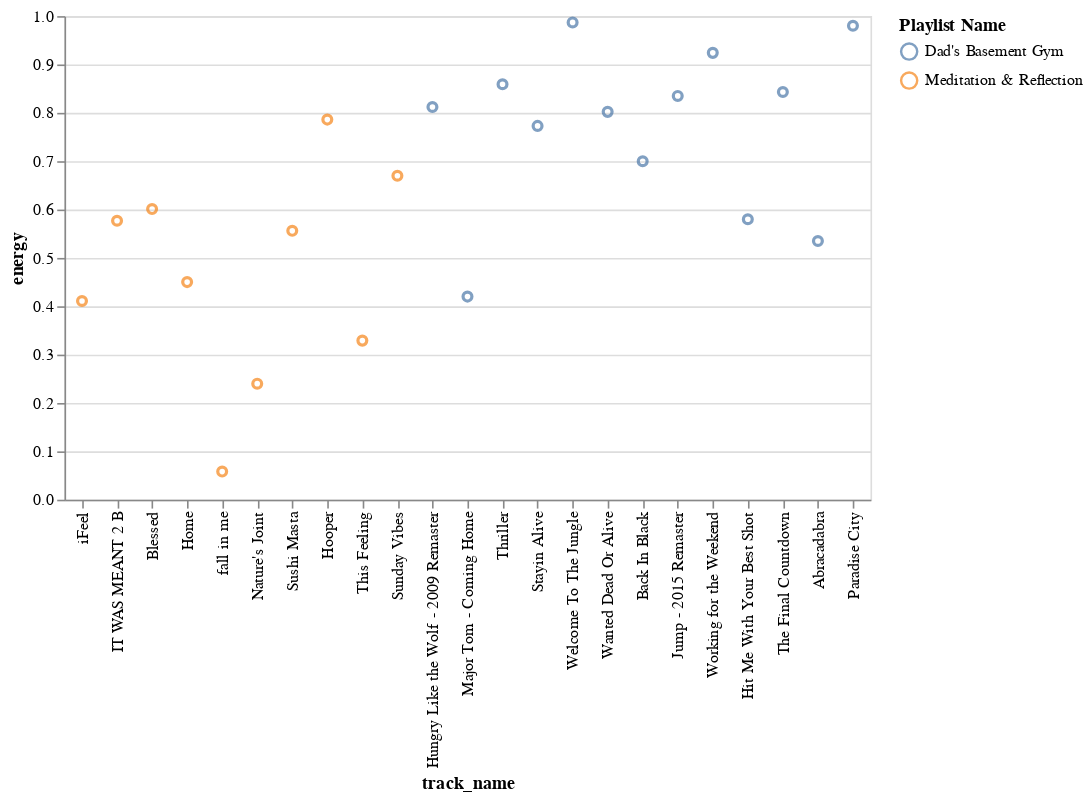

The cell this chart's notebook holds for it:
### Markdown cell above
# **Comparing Disparate Playlists** 

(These parts were primarily documented by Jacob) With this, we wanted to see how a particular audio feature may be correlated with the overall mood of a playlist. In particular, we looked at the playlists "Dad's Basement Gym" and "Meditation and Reflection." The names alone make it clear that the two are going for quite different moods. Since "Dad's Basement Gym" is meant to be pump up music for working out and "Meditation and Reflection" is meant to be relaxing, we thought that energy would be a good variable to look at. The resulting graph shows clearly that "Dad's Basement Gym" in general is more energetic than "Meditation and Reflection".

The coding was not all that interesting, as it was identical to one of the examples in the Spotify API notebook.

### Code cell
alt.Chart(med_plus_gym).mark_point().encode(
    x=alt.X("track_name", sort=None),
    y='energy',
    color="Playlist Name",
    tooltip=["artist", "track_name"]
).properties(
    width=500
)

### Figure 1 — Vega-Lite specification as saved in the notebook (floating-point values rounded to 4 significant figures)
{"config": {"view": {"continuousWidth": 400, "continuousHeight": 300}}, "data": {"name": "data-8cc23f68f72878769d52bd9a20ca84ec"}, "mark": "point", "encoding": {"color": {"type": "nominal", "field": "Playlist Name"}, "tooltip": [{"type": "nominal", "field": "artist"}, {"type": "nominal", "field": "track_name"}], "x": {"type": "nominal", "field": "track_name", "sort": null}, "y": {"type": "quantitative", "field": "energy"}}, "width": 500, "$schema": "https://vega.github.io/schema/vega-lite/v4.8.1.json", "datasets": {"data-8cc23f68f72878769d52bd9a20ca84ec": [{"artist": "((( O )))", "album": "((( 2 )))", "track_name": "iFeel", "track_id": "7ilx6MENwjH6tUEt9kOH4S", "danceability": 0.608, "energy": 0.411, "key": 3, "loudness": -10.07, "mode": 1, "speechiness": 0.0344, "instrumentalness": 0.912, "liveness": 0.154, "valence": 0.104, "tempo": 150.0, "duration_ms": 269638, "time_signature": 4, "Playlist Name": "Meditation & Reflection"}, {"artist": "KAYTRANADA", "album": "NOTHIN LIKE U / CHANCES", "track_name": "IT WAS MEANT 2 B", "track_id": "1nDhL6yVejczIo4SwzUyvO", "danceability": 0.827, "energy": 0.577, "key": 1, "loudness": -8.119, "mode": 0, "speechiness": 0.202, "instrumentalness": 0.259, "liveness": 0.154, "valence": 0.489, "tempo": 94.91, "duration_ms": 240147, "time_signature": 4, "Playlist Name": "Meditation & Reflection"}, {"artist": "FKJ", "album": "French Kiwi Juice", "track_name": "Blessed", "track_id": "6VE2189Tetcqmaxrrf4if3", "danceability": 0.5, "energy": 0.601, "key": 6, "loudness": -8.87, "mode": 1, "speechiness": 0.0435, "instrumentalness": 0.48, "liveness": 0.0901, "valence": 0.384, "tempo": 97.97, "duration_ms": 265392, "time_signature": 4, "Playlist Name": "Meditation & Reflection"}, {"artist": "Medasin", "album": "Irene", "track_name": "Home", "track_id": "42NB7w0tDCag0mQpCtZe7Y", "danceability": 0.66, "energy": 0.45, "key": 4, "loudness": -11.01, "mode": 1, "speechiness": 0.0451, "instrumentalness": 0.714, "liveness": 0.374, "valence": 0.242, "tempo": 145.0, "duration_ms": 194547, "time_signature": 4, "Playlist Name": "Meditation & Reflection"}, {"artist": "((( O )))", "album": "((( 3 )))", "track_name": "fall in me", "track_id": "6gidVEFLd5oX25RL6n579O", "danceability": 0.464, "energy": 0.0582, "key": 5, "loudness": -17.91, "mode": 0, "speechiness": 0.0293, "instrumentalness": 0.0563, "liveness": 0.105, "valence": 0.174, "tempo": 87.03, "duration_ms": 133174, "time_signature": 4, "Playlist Name": "Meditation & Reflection"}, {"artist": "((( O )))", "album": "((( 1 )))", "track_name": "Nature's Joint", "track_id": "7hq5EkXfgUcIuxSpwx3hV1", "danceability": 0.377, "energy": 0.24, "key": 4, "loudness": -11.47, "mode": 1, "speechiness": 0.0389, "instrumentalness": 0.031, "liveness": 0.0975, "valence": 0.088, "tempo": 101.2, "duration_ms": 285545, "time_signature": 3, "Playlist Name": "Meditation & Reflection"}, {"artist": "Cookin Soul", "album": "Boa Bunda", "track_name": "Sushi Masta", "track_id": "7J6C7HMZS0qYN4XWie6lnA", "danceability": 0.603, "energy": 0.556, "key": 6, "loudness": -7.297, "mode": 0, "speechiness": 0.0373, "instrumentalness": 0.92, "liveness": 0.171, "valence": 0.617, "tempo": 80.06, "duration_ms": 156000, "time_signature": 4, "Playlist Name": "Meditation & Reflection"}, {"artist": "Kenny Beats", "album": "LOUIE", "track_name": "Hooper", "track_id": "2QK35TtLvYlOpV2zjw6vtt", "danceability": 0.635, "energy": 0.786, "key": 1, "loudness": -7.5, "mode": 0, "speechiness": 0.237, "instrumentalness": 0.00567, "liveness": 0.773, "valence": 0.356, "tempo": 135.1, "duration_ms": 87093, "time_signature": 4, "Playlist Name": "Meditation & Reflection"}, {"artist": "Alabama Shakes", "album": "Sound & Color", "track_name": "This Feeling", "track_id": "3IBhpCAFOJxynTfrw0t2LN", "danceability": 0.628, "energy": 0.329, "key": 7, "loudness": -11.42, "mode": 1, "speechiness": 0.036, "instrumentalness": 0.00335, "liveness": 0.11, "valence": 0.305, "tempo": 130.8, "duration_ms": 268853, "time_signature": 4, "Playlist Name": "Meditation & Reflection"}, {"artist": "Masego", "album": "The Pink Polo EP", "track_name": "Sunday Vibes", "track_id": "3l75jB2gKi4VpgklWIbTOz", "danceability": 0.691, "energy": 0.67, "key": 1, "loudness": -4.471, "mode": 1, "speechiness": 0.0644, "instrumentalness": 0.764, "liveness": 0.117, "valence": 0.22, "tempo": 170.1, "duration_ms": 226168, "time_signature": 4, "Playlist Name": "Meditation & Reflection"}, {"artist": "Duran Duran", "album": "Rio (Collector's Edition)", "track_name": "Hungry Like the Wolf - 2009 Remaster", "track_id": "39lSeqnyjZJejRuaREfyLL", "danceability": 0.691, "energy": 0.812, "key": 0, "loudness": -7.772, "mode": 1, "speechiness": 0.0558, "instrumentalness": 1.16e-06, "liveness": 0.299, "valence": 0.685, "tempo": 127.6, "duration_ms": 220627, "time_signature": 4, "Playlist Name": "Dad's Basement Gym"}, {"artist": "Peter Schilling", "album": "The Different Story (World Of Lust And Crime)", "track_name": "Major Tom - Coming Home", "track_id": "709ffFK4o4MtG1NKoLvOma", "danceability": 0.787, "energy": 0.42, "key": 4, "loudness": -14.32, "mode": 0, "speechiness": 0.0645, "instrumentalness": 0.164, "liveness": 0.169, "valence": 0.838, "tempo": 161.2, "duration_ms": 301373, "time_signature": 4, "Playlist Name": "Dad's Basement Gym"}, {"artist": "Michael Jackson", "album": "Thriller 25 Super Deluxe Edition", "track_name": "Thriller", "track_id": "3S2R0EVwBSAVMd5UMgKTL0", "danceability": 0.773, "energy": 0.859, "key": 11, "loudness": -4.913, "mode": 1, "speechiness": 0.0747, "instrumentalness": 0.000187, "liveness": 0.914, "valence": 0.813, "tempo": 118.5, "duration_ms": 357267, "time_signature": 4, "Playlist Name": "Dad's Basement Gym"}, {"artist": "Bee Gees", "album": "How Can You Mend A Broken Heart", "track_name": "Stayin Alive", "track_id": "5ubvP9oKmxLUVq506fgLhk", "danceability": 0.702, "energy": 0.773, "key": 10, "loudness": -9.256, "mode": 0, "speechiness": 0.0343, "instrumentalness": 0.00871, "liveness": 0.147, "valence": 0.953, "tempo": 103.6, "duration_ms": 285373, "time_signature": 4, "Playlist Name": "Dad's Basement Gym"}, {"artist": "Guns N' Roses", "album": "Appetite For Destruction", "track_name": "Welcome To The Jungle", "track_id": "0G21yYKMZoHa30cYVi1iA8", "danceability": 0.453, "energy": 0.987, "key": 8, "loudness": -4.485, "mode": 1, "speechiness": 0.0889, "instrumentalness": 0.283, "liveness": 0.268, "valence": 0.316, "tempo": 123.5, "duration_ms": 273480, "time_signature": 4, "Playlist Name": "Dad's Basement Gym"}, {"artist": "Bon Jovi", "album": "Slippery When Wet", "track_name": "Wanted Dead Or Alive", "track_id": "0oerlffJSzhRVvtDfLcp3N", "danceability": 0.252, "energy": 0.802, "key": 7, "loudness": -3.976, "mode": 1, "speechiness": 0.0391, "instrumentalness": 0.0146, "liveness": 0.309, "valence": 0.253, "tempo": 150.1, "duration_ms": 308667, "time_signature": 4, "Playlist Name": "Dad's Basement Gym"}, {"artist": "AC/DC", "album": "Back In Black", "track_name": "Back In Black", "track_id": "08mG3Y1vljYA6bvDt4Wqkj", "danceability": 0.31, "energy": 0.7, "key": 9, "loudness": -5.678, "mode": 1, "speechiness": 0.047, "instrumentalness": 0.00965, "liveness": 0.0828, "valence": 0.763, "tempo": 188.4, "duration_ms": 255493, "time_signature": 4, "Playlist Name": "Dad's Basement Gym"}, {"artist": "Van Halen", "album": "1984 (Remastered)", "track_name": "Jump - 2015 Remaster", "track_id": "7N3PAbqfTjSEU1edb2tY8j", "danceability": 0.572, "energy": 0.835, "key": 0, "loudness": -6.219, "mode": 1, "speechiness": 0.0317, "instrumentalness": 0.000377, "liveness": 0.0702, "valence": 0.795, "tempo": 130.0, "duration_ms": 241600, "time_signature": 4, "Playlist Name": "Dad's Basement Gym"}, {"artist": "Loverboy", "album": "We Are The '80s", "track_name": "Working for the Weekend", "track_id": "0sgDEFq9oeC8ueOK0mR5IA", "danceability": 0.526, "energy": 0.924, "key": 7, "loudness": -5.591, "mode": 1, "speechiness": 0.0391, "instrumentalness": 0.000728, "liveness": 0.598, "valence": 0.793, "tempo": 147.3, "duration_ms": 220707, "time_signature": 4, "Playlist Name": "Dad's Basement Gym"}, {"artist": "Pat Benatar", "album": "Crimes Of Passion", "track_name": "Hit Me With Your Best Shot", "track_id": "0vOkmmJEtjuFZDzrQSFzEE", "danceability": 0.741, "energy": 0.58, "key": 4, "loudness": -9.05, "mode": 1, "speechiness": 0.0304, "instrumentalness": 3.31e-05, "liveness": 0.212, "valence": 0.944, "tempo": 127.4, "duration_ms": 171267, "time_signature": 4, "Playlist Name": "Dad's Basement Gym"}, {"artist": "Europe", "album": "The Final Countdown (Expanded Edition)", "track_name": "The Final Countdown", "track_id": "3MrRksHupTVEQ7YbA0FsZK", "danceability": 0.529, "energy": 0.843, "key": 6, "loudness": -6.908, "mode": 0, "speechiness": 0.0616, "instrumentalness": 0.000827, "liveness": 0.0608, "valence": 0.188, "tempo": 117.7, "duration_ms": 310333, "time_signature": 4, "Playlist Name": "Dad's Basement Gym"}, {"artist": "Steve Miller Band", "album": "Abracadabra", "track_name": "Abracadabra", "track_id": "2E2ZVy2fxslpAUgbb4zu84", "danceability": 0.791, "energy": 0.535, "key": 9, "loudness": -13.26, "mode": 0, "speechiness": 0.0355, "instrumentalness": 1.96e-06, "liveness": 0.156, "valence": 0.963, "tempo": 127.5, "duration_ms": 308373, "time_signature": 4, "Playlist Name": "Dad's Basement Gym"}, {"artist": "Guns N' Roses", "album": "Appetite For Destruction", "track_name": "Paradise City", "track_id": "6eN1f9KNmiWEhpE2RhQqB5", "danceability": 0.268, "energy": 0.98, "key": 11, "loudness": -5.958, "mode": 1, "speechiness": 0.103, "instrumentalness": 0.00709, "liveness": 0.182, "valence": 0.395, "tempo": 100.3, "duration_ms": 405600, "time_signature": 4, "Playlist Name": "Dad's Basement Gym"}]}}
